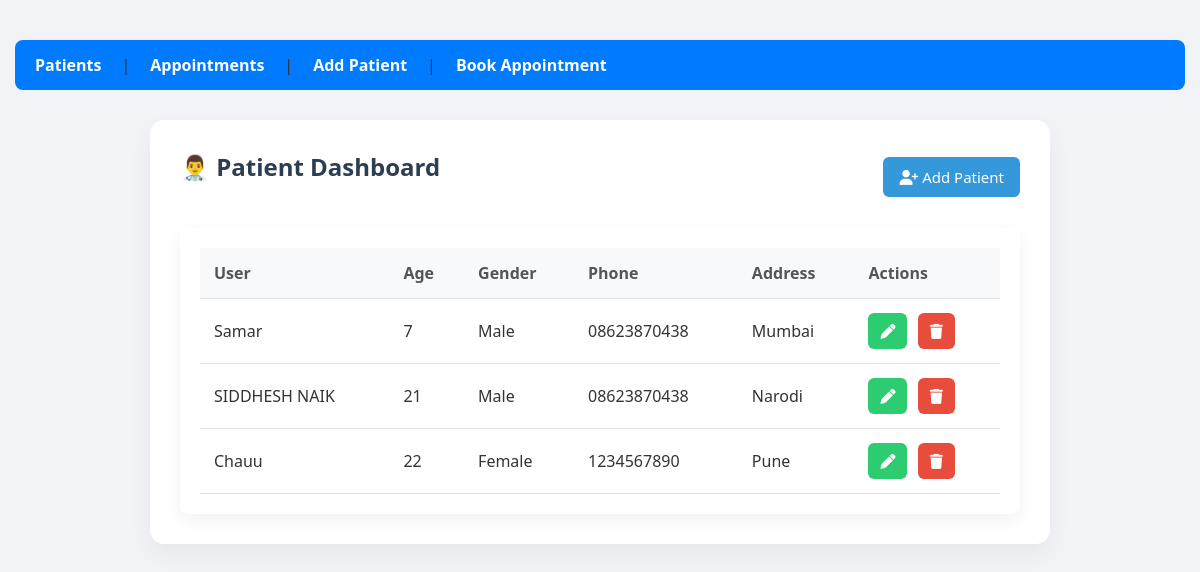
Screenshot of /patient_lists/ with the database file from the repository.
### patients/models.py (models this page shows, shortened)
class PatientProfile(models.Model):
    user = models.CharField(max_length=10)
    age = models.IntegerField()
    gender = models.CharField(max_length = 10)
    phone = models.CharField(max_length = 10)
    address = models.TextField()

### patients/views.py (the view)
# urls.py: path('patient_lists/',views.patient_list, name='patient_list'),
def patient_list(request):
    patients = PatientProfile.objects.all()
    return render(request,'patient_list.html',{'patients': patients})

### patients/templates/patient_list.html (shortened to what this page needs)
<!DOCTYPE html>
<html lang="en">
<head>
    {% load static %}
    <link rel="stylesheet" href="{% static 'style.css' %}">
    <link rel="stylesheet" href="https://cdnjs.cloudflare.com/ajax/libs/font-awesome/6.4.0/css/all.min.css">
</head>
<body>
    <nav>
        <a href="{% url 'patient_list' %}">Patients</a> |
        <a href="{% url 'appointment_list' %}">Appointments</a> |
        <a href="{% url 'patient_create' %}">Add Patient</a> |
        <a href="{% url 'appointment_create' %}">Book Appointment</a>
    </nav>
    <div class="container">
        <header class="header">
            <h2>👨‍⚕️ Patient Dashboard</h2>
            <a class="btn primary" href="{% url 'patient_create' %}">
                <i class="fa fa-user-plus"></i> Add Patient
            </a>
        </header>
        <div class="card">
            <table>
                <thead>
                    <tr>
                        <th>User</th>
                        <th>Age</th>
                        <th>Gender</th>
                        <th>Phone</th>
                        <th>Address</th>
                        <th>Actions</th>
                    </tr>
                </thead>
                <tbody>
                    {% for p in patients %}
                    <tr>
                        <td>{{ p.user }}</td>
                        <td>{{ p.age }}</td>
                        <td>{{ p.gender }}</td>
                        <td>{{ p.phone }}</td>
                        <td>{{ p.address }}</td>
                        <td>
                            <a class="btn icon edit" href="{% url 'patient_update' p.id %}">
                                <i class="fa fa-pen"></i>
                            </a>
                            <a class="btn icon delete" href="{% url 'patient_delete' p.id %}">
                                <i class="fa fa-trash"></i>
                            </a>
                        </td>
                    </tr>
                    {% empty %}
                    <tr>
                        <td colspan="6">No patients found.</td>
                    </tr>
                    {% endfor %}
                </tbody>
            </table>
        </div>
    </div>
</body>
</html>

### patients/static/style.css (style rules this page uses)
* { margin: 0; padding: 0; box-sizing: border-box; font-family: 'Segoe UI', sans-serif; }
body { background: #f1f3f6; padding: 40px 15px; color: #333; }
.container { max-width: 900px; margin: auto; background: #fff; padding: 30px; border-radius: 14px; box-shadow: 0 10px 25px rgba(0, 0, 0, 0.05); }
.header { display: flex; justify-content: space-between; align-items: center; margin-bottom: 25px; }
h2 { font-size: 24px; color: #2c3e50; margin-bottom: 20px; }
nav { background-color: #007bff; padding: 14px 20px; margin-bottom: 30px; border-radius: 8px; display: flex; gap: 20px; flex-wrap: wrap; }
nav a { color: #fff; text-decoration: none; font-weight: bold; font-size: 16px; }
table { width: 100%; border-collapse: collapse; }
table th, table td { padding: 14px; text-align: left; border-bottom: 1px solid #e0e0e0; }
table th { background-color: #f8f9fa; color: #555; font-weight: 600; }
table td { background-color: #fff; }
.btn { display: inline-block; text-decoration: none; padding: 10px 16px; border-radius: 6px; font-size: 15px; transition: background 0.3s ease; cursor: pointer; border: none; }
.btn.primary { background-color: #3498db; color: white; }
.btn.edit { background-color: #2ecc71; color: white; margin-right: 6px; }
.btn.delete { background-color: #e74c3c; color: white; }
.btn.icon { padding: 8px 12px; }
.card { background: #fff; border-radius: 8px; box-shadow: 0 6px 18px rgba(0,0,0,0.06); padding: 20px; }

### rows the page displays
PatientProfile: user "Samar", age "7", gender "Male", phone "08623870438", address "Mumbai"
PatientProfile: user "SIDDHESH NAIK", age "21", gender "Male", phone "08623870438", address "Narodi"
PatientProfile: user "Chauu", age "22", gender "Female", phone "1234567890", address "Pune"
